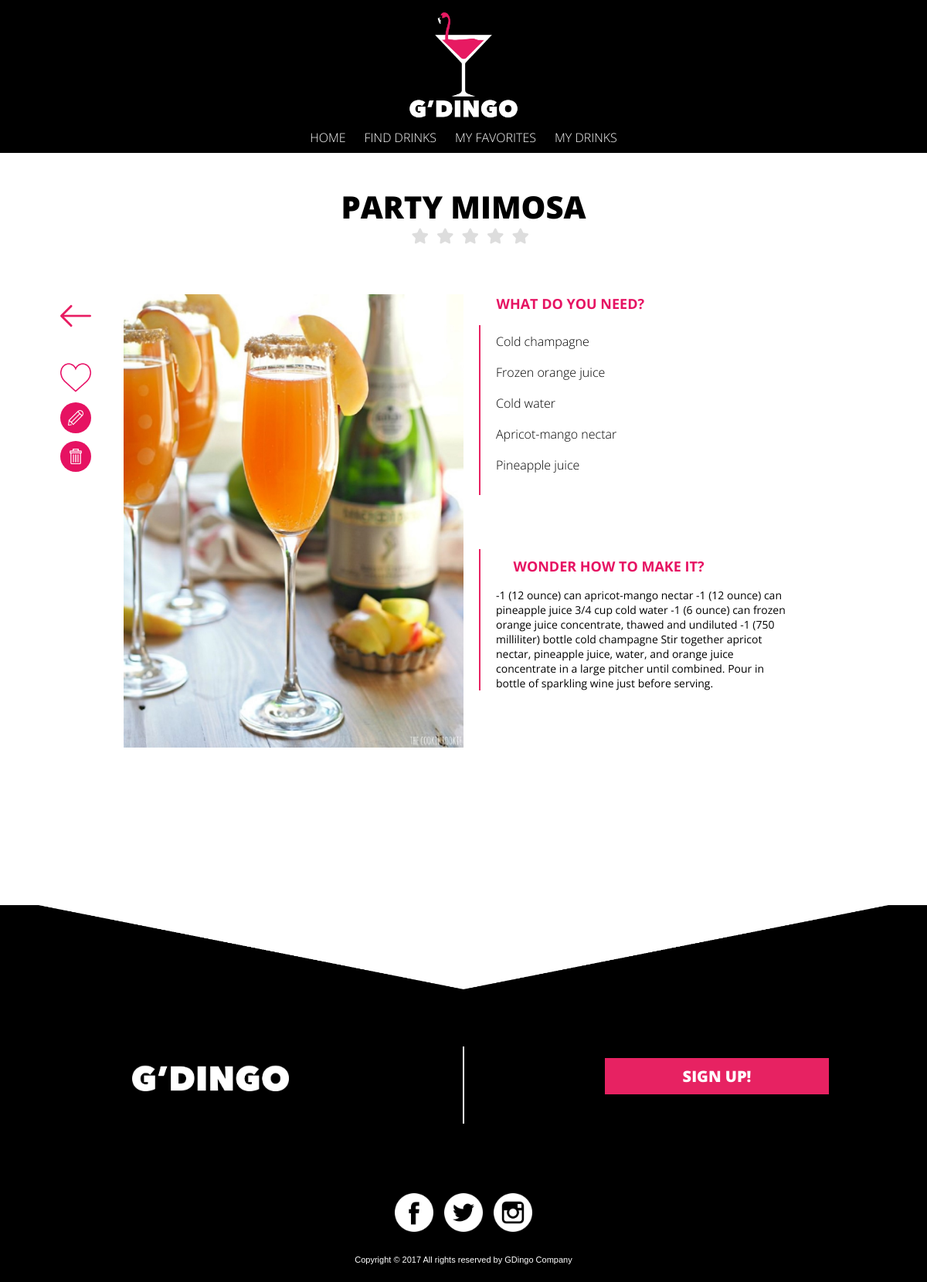
The app's page /mypanel_drinkbase.php?DrinkId=8 with its own data.
### tables this page shows
CREATE TABLE `Drinks` (
  `DrinkId` int(11) NOT NULL,
  `DrinkName` varchar(255) NOT NULL,
  `DrinkAuthor` varchar(255) NOT NULL,
  `DrinkPicture` varchar(255) NOT NULL,
  `DrinkReceipt` text NOT NULL
);

### mypanel_drinkbase.php (the view, shortened to what this page needs)
<?php include "config.php"; ?>
<?php include "header.php"; ?>
<?php
	$DrinkId = trim($_GET['DrinkId']);
	@ $db = new mysqli($dbserver, $dbuser, $dbpass, $dbname);
	$query = " SELECT Drinks.DrinkId, Drinks.DrinkName, Drinks.DrinkAuthor, Drinks.DrinkPicture, Drinks.DrinkReceipt, Ingredients.IngId, Ingredients.NameIng
	FROM Drinks
	JOIN DrinksIng ON Drinks.DrinkId = DrinksIng.DrinkId
	JOIN Ingredients ON Ingredients.IngId = DrinksIng.IngId
	WHERE Drinks.DrinkId=$DrinkId" ;
	$stmt = $db->prepare($query);
	$stmt->bind_result($DrinkId, $DrinkName, $DrinkAuthor, $DrinkPicture, $DrinkReceipt, $IngId, $NameIng);
	$stmt->execute();
	$alling=array();
	while ($stmt->fetch()) {
		array_push($alling,$NameIng);
	}
?>
<!Doctype html>
<html>
	<head>
	</head>
	<body>
		<div class='c'>
		<div id="white">
		<h3><?php echo $DrinkName; ?></h3>
				<div id="rating">
						<fieldset id='demo1' class="rating">
	                        <label class = "full" for="star5" title="Awesome - 5 stars"></label>
	                        <label class = "full" for="star4" title="Pretty good - 4 stars"></label>
	                        <label class = "full" for="star3" title="Meh - 3 stars"></label>
	                        <label class = "full" for="star2" title="Kinda bad - 2 stars"></label>
	                        <label class = "full" for="star1" title="Sucks big time - 1 star"></label>
	                    </fieldset>
					</div>
			<div class="drinkside">
				<div class='side'>
		    		<?php
		    			echo "<img class='drinkimage' src=Images/DrinkPictures/$DrinkPicture>";
		    		?>
	    		</div>
	    		<div class="heart">
					<?php
						if ($DrinkSaved == 0){
							echo '<a href="AddFav.php?DrinkId=' . urlencode($DrinkId) . '"><img class="knapp" src="Images/like.png"></a>';
						}
						else if ($DrinkSaved == 1){
							echo '<a href="RemoveFav.php?DrinkId=' . urlencode($DrinkId) . '"><img class="knapp" src="Images/like2.png"></a>';
						}
					?>
				</div>
				<div  class="delete">
				<?php echo '<a href="delete.php?DrinkId=' . urlencode($DrinkId) . '"><img class="knappdelete" src="Images/delete.png"></a>'; ?>
				</div>
				<div  class="edit">
					<?php echo '<a href="update.php?DrinkId=' . urlencode($DrinkId) . '"><img class="knappdelete" src="Images/edit.png"></a>'; ?>
				</div>
				<div  class="back">
					<a href="#" onClick="history.go(-1);return true;"><img class="knapp" src="Images/left-arrow.png"></a>
				</div>
			</div>
			<div class='maincontent'>
				<div class='ingrblack'>
					<h4>What do you need? </h4>
					<ul><?php foreach($alling as $value){
		    			echo "<li>" . $value . "</li><br>";} ?>
		    		</ul>
		    	</div>
		    	<div class='receipt'>
			    	<h4>Wonder how to make it? </h4>
		    		<?php echo "<p>" . $DrinkReceipt. "<p>"; ?>
		    	</div>
			</div>
		</div>
		</div>
		<div id="footerINC">
		<?php include 'footer.php';?>
		</div>
	</body>
</html>

### header.php (style rules this page uses)
body { margin:0; }
p { font-family: 'open-sans', helvetica; font-size: 11px; }
@media (min-width: 600px) { body { margin: 0 auto; } }

### rating.php (style rules this page uses)
fieldset, label { margin: 0; padding: 0; }
body { margin: 20px; }
.rating { border: none; }
.rating > label:before { margin: 5px; font-size: 1.25em; font-family: FontAwesome; display: inline-block; content: "\f005"; }
.rating > label { color: #ddd; float: right; }

### footer.php (style rules this page uses)
body { margin: 0 auto; }

### mypanel_drinkbase.php (style rules this page uses)
.c { width:100%; background-color: #fff; overflow: hidden; max-width: 1100px; display: block; margin: 0 auto 200px auto; padding-top: 140px; }
#white { max-width: 1100px; margin: 0 auto; display: block; text-align: center; }
#demo1 { text-align: center; }
#rating { width: 65%; overflow: hidden; }
body { margin: 0 auto; }
#footerINC { background-color: #000; width: 100%; }
.drinkside { position: relative; float:left; width:100%; text-align: center; margin-bottom: 20px; }
h3 { font-family: 'open sans',helvetica; font-weight: 800; text-transform: uppercase; font-size: 40px; color:black; margin:0; line-height: 45px; margin-bottom: 5px; text-align: center; }
h4 { padding-top:20px; font-family: 'open sans',helvetica; text-transform: uppercase; font-size: 18px; color:black; margin:0; line-height: 45px; margin-bottom: 5px; color:#E61262; text-align:center; }
.ingrblack { background-color:black; color:white; padding-top: 0px; }
.receipt { margin: 0; }
.receipt p { margin:20px; margin-top:5px; font-family: 'open sans',helvetica; font-size: 14px; }
.maincontent { float:right; width:100%; margin-left:20px; box-sizing: border-box; background-color: #fff; }
.side { margin-top:15px; }
.drinkimage { width:60%; }
li { font-family: 'open sans',helvetica; font-weight: 300; list-style: none; padding:0; }
ul { text-decoration: none; margin:0; text-align:center; padding:0; }
.heart { background: white; width: 20px; height: 20px; border-radius: 20px; padding:8px; position:absolute; right:40px; top:0px; }
.back { width: 20px; height: 20px; border-radius: 20px; padding:8px; position:absolute; left:20px; top:0px; }
.knapp { width: 40px; }
.delete { background: #E61262; width: 20px; height: 20px; border-radius: 50%; padding:10px; position:absolute; top:65px; right: 28px; margin: 0; }
.knappdelete { width: 20px; }
.edit { background: #E61262; width: 20px; height: 20px; border-radius: 50%; padding:10px; position:absolute; margin:0; top:120px; right: 28px; }
@media (min-width: 600px) { .c { padding-top: 200px; } }
@media (min-width: 600px) { h3 { margin: 45px auto 0 auto; width: 100%; text-align: center; } }
@media (min-width: 600px) { .side { float: right; text-align: right; width: 100%; } }
@media (min-width: 600px) { #rating { width: 180px; text-align: center; margin: 0 auto; } }
@media (min-width: 600px) { .drinkimage { width:80%; } }
@media (min-width: 600px) { .heart, .back, .side, .edit, .delete { margin-top: 60px; } }
@media (min-width: 600px) { .drinkside { float:left; width:50%; text-align: center; margin-bottom: 20px; display: inline; margin: 0px auto 0 auto; } }
@media (min-width: 600px) { .heart { left:20px; top:80px; } }
@media (min-width: 600px) { .edit { left:28px; top:140px; } }
@media (min-width: 600px) { .delete { top: 190px; left:28px; } }
@media (min-width: 600px) { .maincontent { float:left; width:40%; display: inline; margin: 0 auto; text-align: left; } }
@media (min-width: 600px) { h4 { padding-top: 0; text-align: left; margin-left: 42.5px; } }
@media (min-width: 600px) { .ingrblack ul { border-left: 2.5px solid #e72262; text-align:left; margin-left: 20px; padding: 10px 20px; } }
@media (min-width: 600px) { .ingrblack { background-color:white; color: #000; text-align: left; margin-top:50px; } }
@media (min-width: 600px) { .receipt { border-left: 2.5px solid #e72262; text-align:left; margin: 70px 0 0 20px; padding: -10px 20px; } }

### records on screen
drinks: DrinkName "PARTY MIMOSA", DrinkPicture (picture), DrinkReceipt "-1 (12 ounce) can apricot-mango nectar -1 (12 ounce) can pineapple juice 3/4 cup cold water -1 (6 ounce) can frozen orange juice concentrate, thawed and undiluted -1 (750 milliliter) bottle cold champagne Stir together apricot nectar, pineapple juice, water, and orange juice concentrate in a large pitcher until combined. Pour in bottle of sparkling wine just before serving."

### other values on screen
$value "Cold champagne"
$value "Frozen orange juice"
$value "Cold water"
$value "Apricot-mango nectar"
$value "Pineapple juice"
